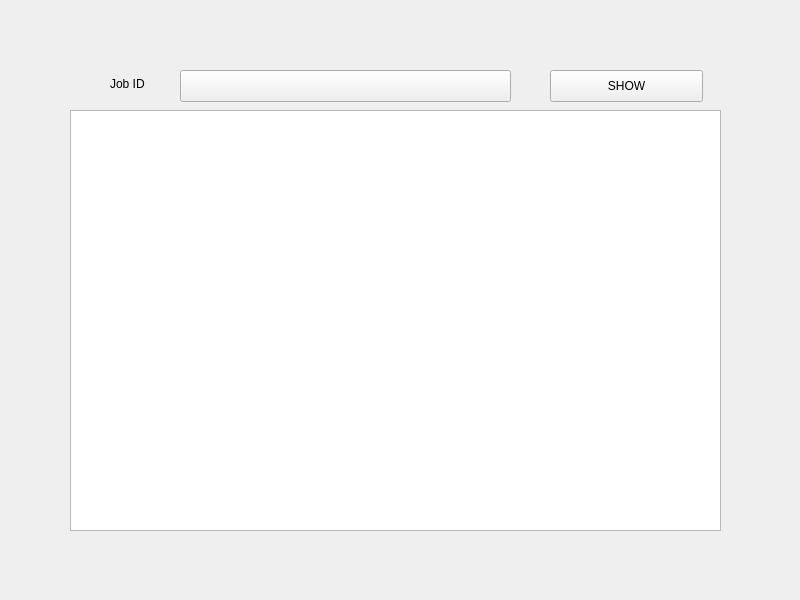
<?xml version="1.0" encoding="UTF-8"?>
<ui version="4.0">
 <class>Monitor_Page</class>
 <widget class="QWidget" name="Monitor_Page">
  <property name="geometry">
   <rect>
    <x>0</x>
    <y>0</y>
    <width>800</width>
    <height>600</height>
   </rect>
  </property>
  <property name="windowTitle">
   <string>Form</string>
  </property>
  <widget class="ComboBox" name="ComboBox">
   <property name="geometry">
    <rect>
     <x>180</x>
     <y>70</y>
     <width>331</width>
     <height>32</height>
    </rect>
   </property>
  </widget>
  <widget class="SubtitleLabel" name="SubtitleLabel">
   <property name="geometry">
    <rect>
     <x>110</x>
     <y>70</y>
     <width>119</width>
     <height>27</height>
    </rect>
   </property>
   <property name="text">
    <string>Job ID</string>
   </property>
  </widget>
  <widget class="QPlainTextEdit" name="plainTextEdit">
   <property name="geometry">
    <rect>
     <x>70</x>
     <y>110</y>
     <width>651</width>
     <height>421</height>
    </rect>
   </property>
  </widget>
  <widget class="PrimaryPushButton" name="PrimaryPushButton">
   <property name="geometry">
    <rect>
     <x>550</x>
     <y>70</y>
     <width>153</width>
     <height>32</height>
    </rect>
   </property>
   <property name="text">
    <string>SHOW</string>
   </property>
  </widget>
 </widget>
 <customwidgets>
  <customwidget>
   <class>ComboBox</class>
   <extends>QPushButton</extends>
   <header>qfluentwidgets</header>
  </customwidget>
  <customwidget>
   <class>PushButton</class>
   <extends>QPushButton</extends>
   <header>qfluentwidgets</header>
  </customwidget>
  <customwidget>
   <class>PrimaryPushButton</class>
   <extends>PushButton</extends>
   <header>qfluentwidgets</header>
  </customwidget>
  <customwidget>
   <class>SubtitleLabel</class>
   <extends>QLabel</extends>
   <header>qfluentwidgets</header>
  </customwidget>
 </customwidgets>
 <resources/>
 <connections/>
</ui>
